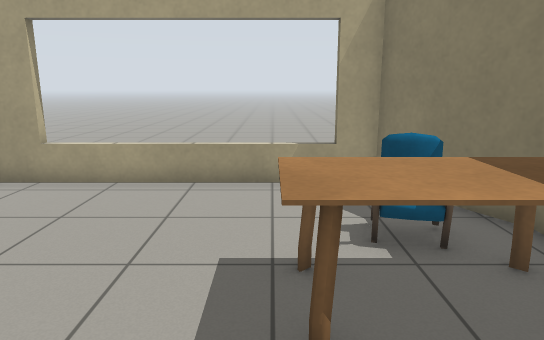
View 1 (above)

24 first-person views from a walk through a world built for the Gazebo simulator. The camera is 1.2 m above the floor, tilts 12° down and sees 70° across. The floor is counted in squares, 0.5 m on a side. Each view is taken from the middle of a square. On the plan, view 1 faces up. The plan holds only what a view shows up to about 20 squares ahead; the rest is blank. Some stock models are drawn as simple stand-ins. Some surface patterns are stand-ins.

View 2
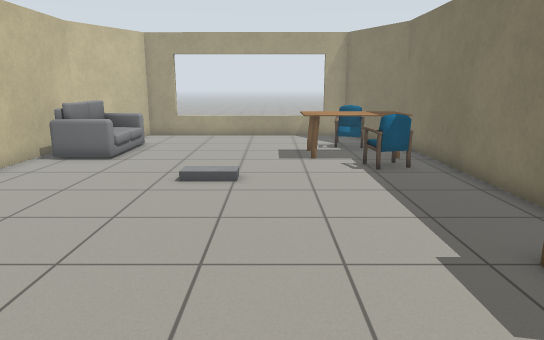

View 3
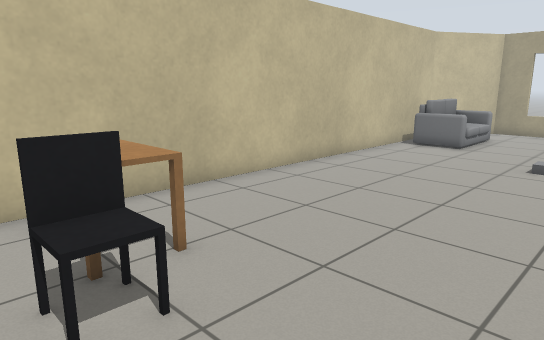

View 4
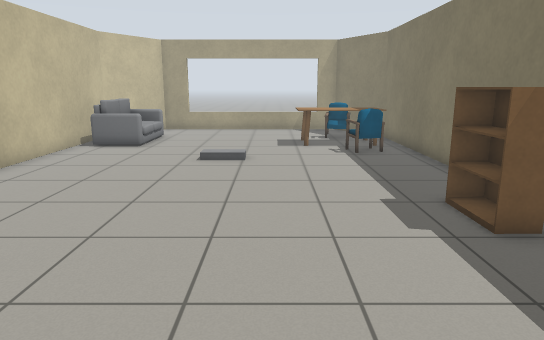

View 5
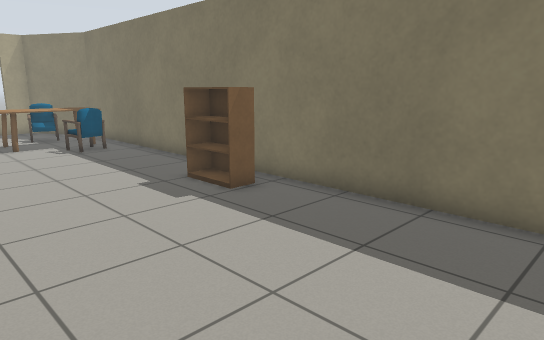

View 6
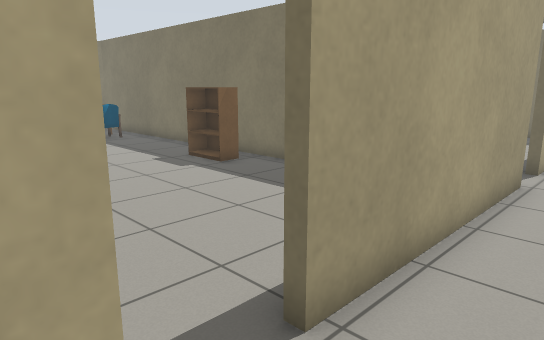

View 7
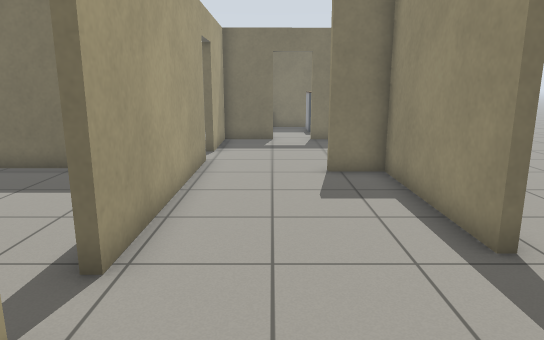

View 8
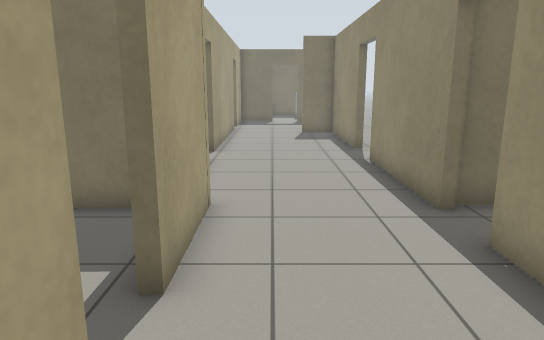

View 9
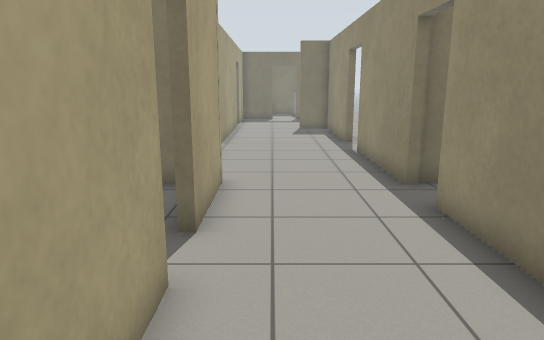

View 10
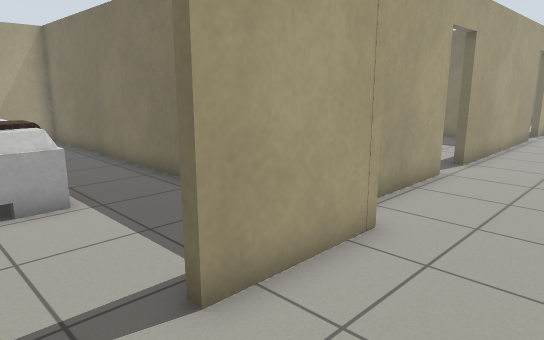

View 11
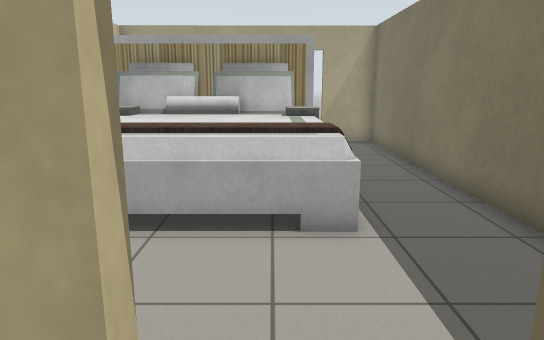

View 12
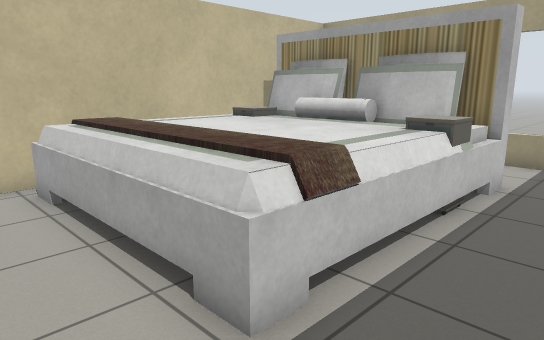

View 13
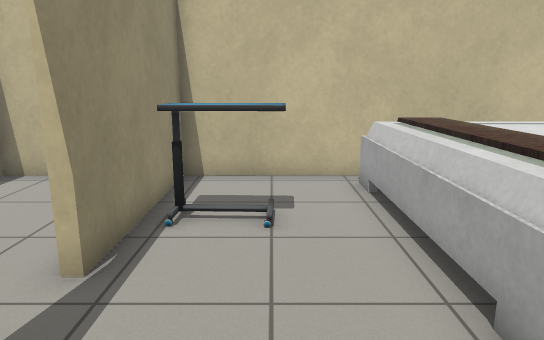

View 14
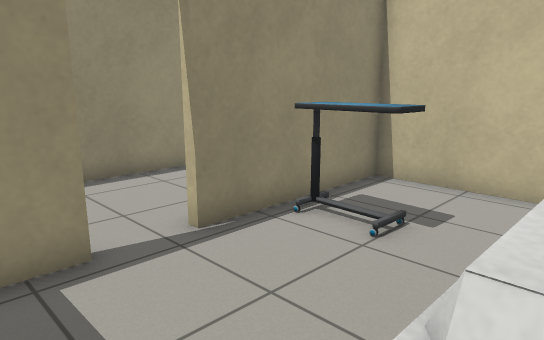

View 15
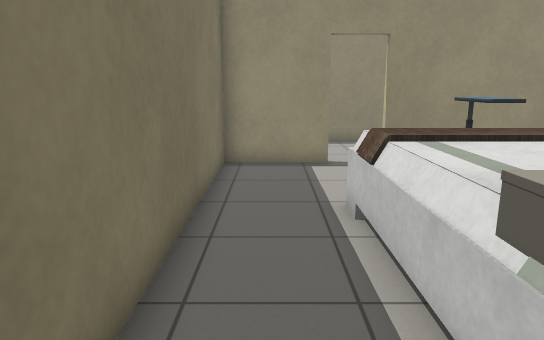

View 16
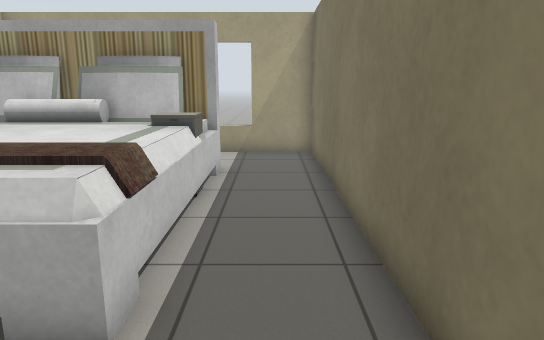

View 17
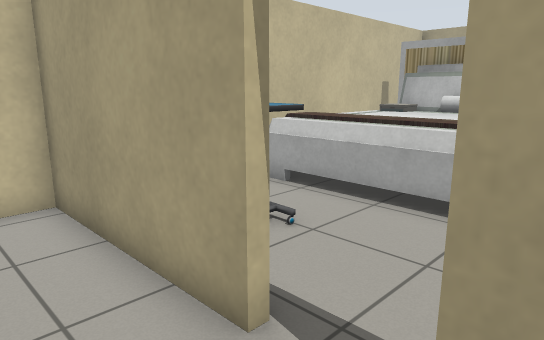

View 18
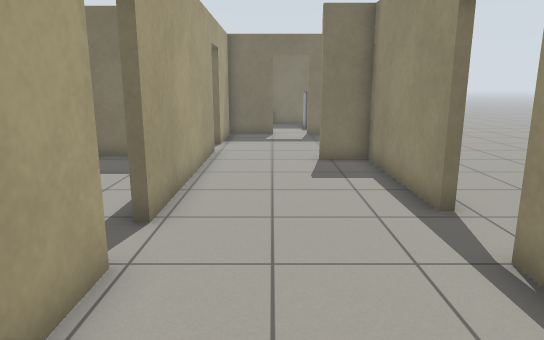

View 19
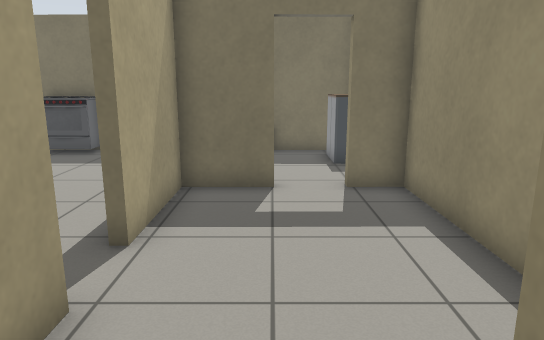

View 20
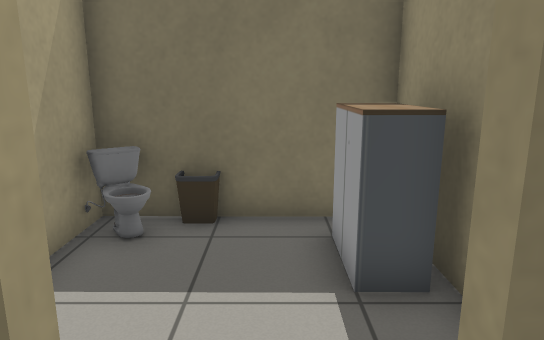

View 21
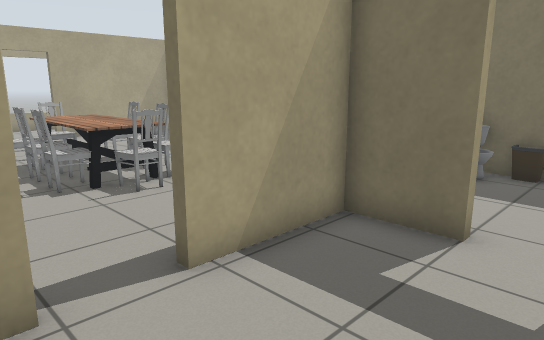

View 22
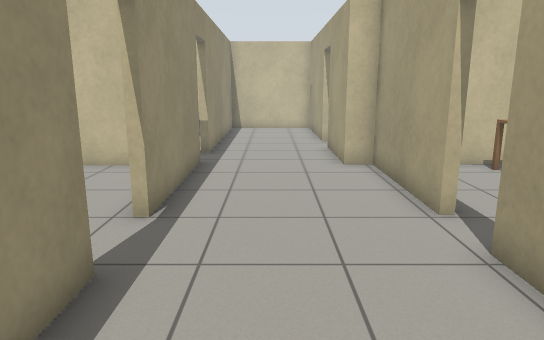

View 23
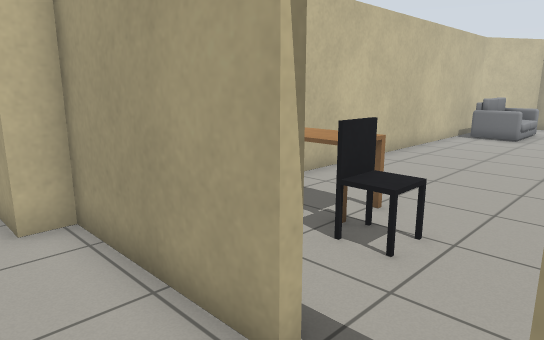

View 24
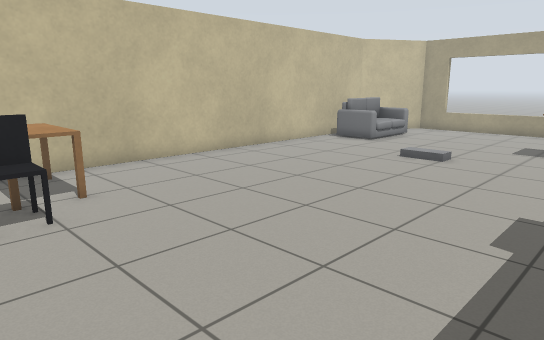

### Floor plan
Ten units are one square. View 1 is at (0, 0); x grows to the right and y downward. Boxes are objects, and circles mark ways between rooms. Rooms are numbered by the first view taken in them; rooms with no view inside come last. Other rooms are left out.
<svg viewBox="-211 -102 329 312">
<path fill="none" stroke="#000" d="M45 129 45 -64 27 -97 -72 -97 -92 -63 -91 121M-41 148 -91 148 -91 157 -128 157M-17 203 40 203 40 186M-96 204 -41 203M59 148 -24 148M65 203 113 202 113 188M-146 157 -205 157 -205 167M-176 204 -113 204M113 172 112 148 75 148M-205 191 -205 205M-128 154 -94 154 -95 36M-206 31 -205 154 -146 154M-206 14 -206 31M-95 36 -95 -6 -134 -6"/>
<rect x="-85" y="95" width="30" height="20" fill="#bbb"><title>desk</title></rect>
<rect x="-85" y="-75" width="30" height="50" fill="#bbb"><title>sofa</title></rect>
<rect x="-55" y="105" width="20" height="20" fill="#bbb"><title>office chair</title></rect>
<rect x="-35" y="-5" width="10" height="10" fill="#bbb"><title>other object</title></rect>
<rect x="-5" y="-55" width="50" height="30" fill="#bbb"><title>table</title></rect>
<rect x="15" y="-25" width="20" height="20" fill="#bbb"><title>chair</title></rect>
<rect x="15" y="-65" width="20" height="20" fill="#bbb"><title>chair</title></rect>
<rect x="25" y="45" width="20" height="30" fill="#bbb"><title>bookshelf</title></rect>
<rect x="-205" y="25" width="80" height="90" fill="#bbb"><title>bed</title></rect>
<rect x="-195" y="45" width="20" height="20" fill="#bbb"><title>other object</title></rect>
<rect x="-175" y="125" width="20" height="30" fill="#bbb"><title>table</title></rect>
<rect x="-145" y="45" width="20" height="20" fill="#bbb"><title>other object</title></rect>
<circle cx="-35" cy="150" r="3" fill="#2a7"/>
<circle cx="-137" cy="157" r="3" fill="#2a7"/>
<circle cx="-110" cy="30" r="3" fill="#2a7"/>
<text x="-20" y="20">1</text>
<text x="-40" y="180">2</text>
<text x="-150" y="90">3</text>
<text x="-150" y="10">4</text>
</svg>
Room 1 opens to room 2. Room 2 opens to room 3. Room 3 opens to room 4.

Where each view was taken, in squares from view 1:
view 1: 0 up, 0 right, facing up
view 2: 10 down, 1 left, facing up
view 3: 13 down, 1 left, facing up-left
view 4: 13 down, 1 left, facing up
view 5: 14 down, 3 left, facing up-right
view 6: 17 down, 5 left, facing up-right
view 7: 17 down, 7 left, facing right
view 8: 17 down, 17 left, facing right
view 9: 17 down, 19 left, facing right
view 10: 19 down, 15 left, facing up-right
view 11: 17 down, 14 left, facing up
view 12: 13 down, 10 left, facing up-left
view 13: 13 down, 10 left, facing left
view 14: 10 down, 11 left, facing down-left
view 15: 3 down, 11 left, facing down
view 16: 14 down, 11 left, facing up
view 17: 18 down, 12 left, facing up-left
view 18: 17 down, 9 left, facing right
view 19: 17 down, 2 right, facing right
view 20: 18 down, 10 right, facing right
view 21: 19 down, 5 right, facing up-right
view 22: 18 down, 3 right, facing left
view 23: 17 down, 2 left, facing up-left
view 24: 13 down, 3 right, facing up-left
